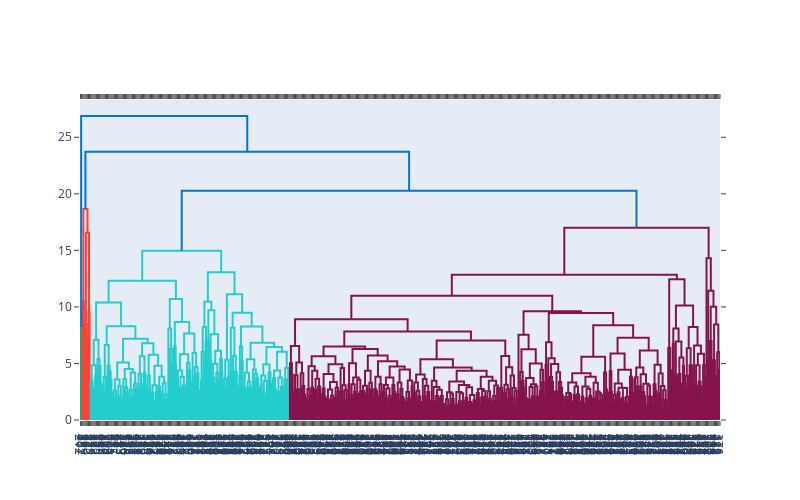

Notebook code cell kept with this figure:
### Markdown cell above
PCA with Scikit Learn uses a very similar process to other preprocessing functions that come with SciKit Learn. We instantiate a PCA object, find the principal components using the fit method, then apply the rotation and dimensionality reduction by calling transform().

We can also specify how many components we want to keep when creating the PCA object.

### Code cell
import plotly.figure_factory as ff
import numpy as np

X = df_s # 15 samples, with 12 dimensions each
fig = ff.create_dendrogram(X)
fig.update_layout(width=800, height=500)
fig.show()
